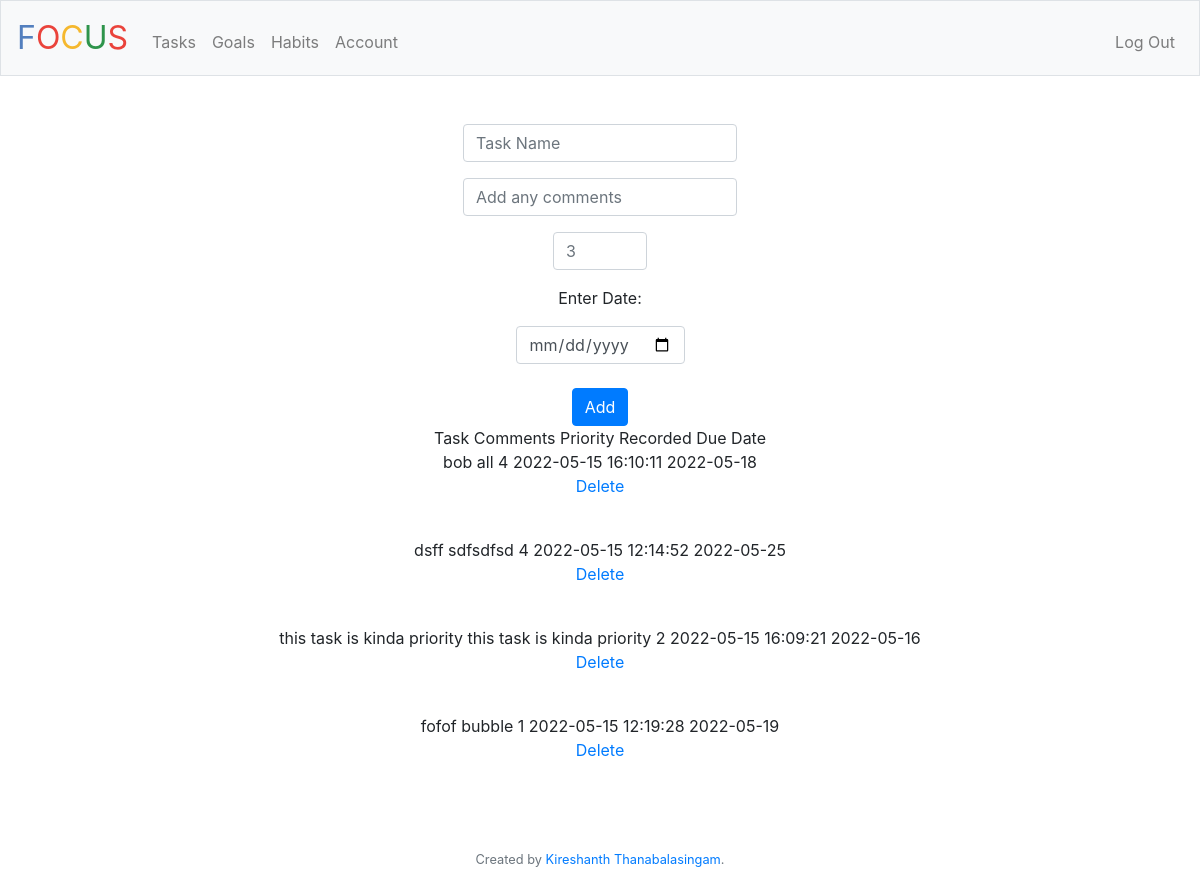
Page /tasks (signed in) on the committed database.
### tables this page shows
CREATE TABLE tasks(task TEXT NOT NULL, comment TEXT NOT NULL, user_id TEXT NOT NULL, task_id INTEGER PRIMARY KEY AUTOINCREMENT, priority INTEGER NOT NULL, record TEXT NOT NULL, deadline TEXT NOT NULL);

### app.py (the view)
@app.route("/tasks", methods=["GET", "POST"])
@login_required
def tasks():
    db.execute("CREATE TABLE IF NOT EXISTS tasks(task TEXT NOT NULL, comment TEXT NOT NULL, user_id TEXT NOT NULL, task_id INTEGER PRIMARY KEY AUTOINCREMENT, priority INTEGER NOT NULL, record TEXT NOT NULL, deadline TEXT NOT NULL)")
    tasks = db.execute("SELECT * FROM tasks WHERE user_id = ? ORDER BY priority DESC", session["user_id"])
    print(tasks)
    if request.method == "POST":
        task = request.form.get("task")
        comments = request.form.get("comments")
        priority = request.form.get("priority")
        deadline = request.form.get("deadline")
        try:
            priority = int(priority)
        except:
            flash("Please enter in a value from 1 to 5")
            pass
        db.execute("INSERT INTO tasks(task, comment, user_id, priority, record, deadline) VALUES (?,?,?,?, datetime('now','localtime'),?)", task, comments, session["user_id"], priority, deadline)
        flash("Task added succesfully!")
        return redirect("/tasks")
    else:
        return render_template("tasks.html", tasks=tasks)

### app.py (called while the page is built)
@app.after_request
def after_request(response):
    response.headers["Cache-Control"] = "no-cache, no-store, must-revalidate"
    response.headers["Expires"] = 0
    response.headers["Pragma"] = "no-cache"
    return response

### helpers.py (called while the page is built)
def login_required(f):
    @wraps(f)
    def decorated_function(*args, **kwargs):
        if session.get("user_id") is None:
            return redirect("/login")
        return f(*args, **kwargs)
    return decorated_function

### templates/tasks.html (shortened to what this page needs)
{% extends "layout.html" %}
{% block main %}
<form action="/tasks" method="post">
    <div class="mb-3">
        <input autocomplete="off" autofocus class="form-control mx-auto w-auto" id="tfield" name="task" placeholder="Task Name" type="text">
    </div>
    <div class="mb-3">
        <input autocomplete="off" autofocus class="form-control mx-auto w-auto" id="tfield" name="comments" placeholder="Add any comments" type="text">
    </div>
    <div class="mb-3">
        <input autocomplete="off" autofocus class="form-control mx-auto w-auto" id="tfield" name="priority" required placeholder="3" min = "1" max = "5" type="number">
    </div>
    <div class="mb-3">
        <label>
            <p>Enter Date: </p>
            <input autocomplete="off" autofocus class="form-control mx-auto w-auto" id="tfield" name="deadline" required type="date">
        </label>
    </div>
    <button class="btn btn-primary" type="submit">Add</button>
</form>
<thead>
    <tr>
        <th>Task</th>
        <th>Comments</th>
        <th>Priority</th>
        <th>Recorded</th>
        <th>Due Date</th>
    </tr>
    <br>
</thead>
<tbody>
    {% for task in tasks %}
    <tr>
        <td>{{ task["task"] }}</td>
        <td>{{ task["comment"] }}</td>
        <td>{{ task["priority"] }}</td>
        <td>{{ task["record"] }}</td>
        <td>{{ task["deadline"] }}</td>
        <a href="/delete/{{ task['task_id'] }}">
            <p>Delete</p>
        </a>
    </tr>
    <br>
    {% endfor %}
</tbody>
{% endblock %}

### templates/layout.html (shortened to what this page needs)
<!DOCTYPE html>
<html lang="en">
    <head>
        <link rel="stylesheet" href="https://cdn.jsdelivr.net/npm/bootstrap@4.5.3/dist/css/bootstrap.min.css">
        <link href="/static/styles.css" rel="stylesheet">
    </head>
    <body>
        <nav class="navbar navbar-expand-md navbar-light bg-light border">
            <a class="navbar-brand" href="/"><span class="blue">F</span><span class="red">O</span><span class="yellow">C</span><span class="green">U</span><span class="red">S</span></a>
            <div class="collapse navbar-collapse" id="navbar">
                {% if session.user_id %}
                    <ul class="navbar-nav mr-auto mt-2">
                        <li class="nav-item"><a class="nav-link" href="/tasks">Tasks</a></li>
                        <li class="nav-item"><a class="nav-link" href="/goals">Goals</a></li>
                        <li class="nav-item"><a class="nav-link" href="/habits">Habits</a></li>
                        <li class="nav-item"><a class="nav-link" href="/account">Account</a></li>
                    </ul>
                    <ul class="navbar-nav ml-auto mt-2">
                        <li class="nav-item"><a class="nav-link" href="/logout">Log Out</a></li>
                    </ul>
                {% else %}
                    <ul class="navbar-nav ml-auto mt-2">
                        <li class="nav-item"><a class="nav-link" href="/register">Register</a></li>
                        <li class="nav-item"><a class="nav-link" href="/login">Log In</a></li>
                    </ul>
                {% endif %}
            </div>
        </nav>
        <main class="container p-5">
            {% block main %}{% endblock %}
        </main>
        <footer class="small text-center text-muted">
            Created by <a href="https://twitter.com/kireshantht">Kireshanth Thanabalasingam</a>.
        </footer>
    </body>
</html>

### static/styles.css (style rules this page uses)
nav .navbar-brand { font-size: xx-large; }
nav .navbar-brand .blue { color: #537fbe; }
nav .navbar-brand .red { color: #ea433b; }
nav .navbar-brand .yellow { color: #f5b82e; }
nav .navbar-brand .green { color: #2e944b; }
main .form-control { display: inline-block; width: auto; }
main { overflow-x: auto; text-align: center; }

### rows in the picture
tasks: task "bob", comment "all", priority "4", record "2022-05-15 16:10:11", deadline "2022-05-18"
tasks: task "dsff", comment "sdfsdfsd", priority "4", record "2022-05-15 12:14:52", deadline "2022-05-25"
tasks: task "this task is kinda priority", comment "this task is kinda priority", priority "2", record "2022-05-15 16:09:21", deadline "2022-05-16"
tasks: task "fofof", comment "bubble", priority "1", record "2022-05-15 12:19:28", deadline "2022-05-19"
